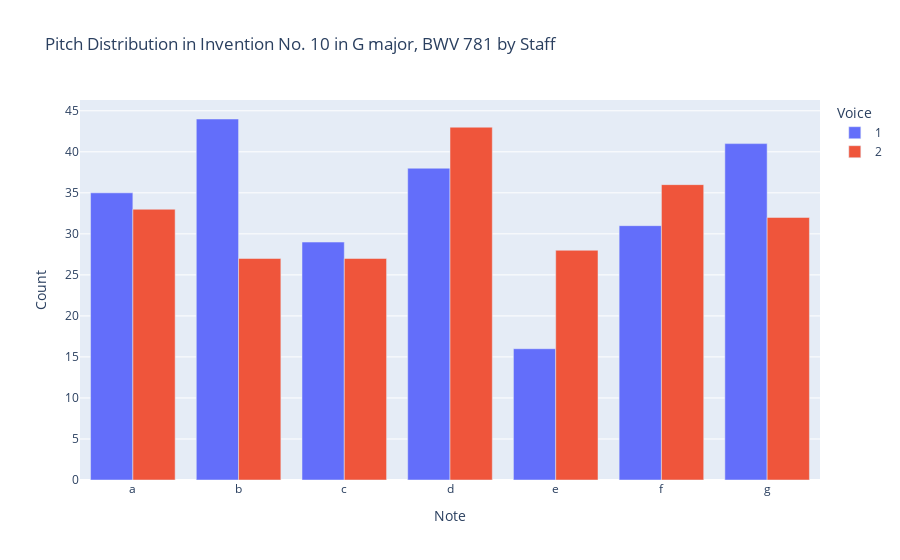

The cell this chart's notebook holds for it:
### Markdown cell above
### 5G. A Chart of the Two Staves

```python
# A bar chart of the notes per staff:
fig = px.bar(df_melt, 
             x='Note', 
             y='Voice', 
title="Pitch Distribution in " + soup.title.text.strip() + " by Staff")
fig.update_xaxes(title_text="Note")
fig.update_yaxes(title_text="Count")
fig.show()
```

### Code cell
# A bar chart of the notes per staff:
fig = px.bar(df_melt, 
             x='Note', 
             y='Count',
             color='Voice',
             barmode='group',
            title="Pitch Distribution in " + soup.title.text.strip() + " by Staff")
fig.update_xaxes(title_text="Note")
fig.update_yaxes(title_text="Count")
fig.show()

### Figure 1 — Plotly figure (JSON) as saved in the notebook; plotly's stock layout.template omitted (floating-point values rounded to 4 significant figures)
{"data": [{"alignmentgroup": "True", "hovertemplate": "Voice=1<br>Note=%{x}<br>Count=%{y}<extra></extra>", "legendgroup": "1", "marker": {"color": "#636efa", "pattern": {"shape": ""}}, "name": "1", "offsetgroup": "1", "orientation": "v", "showlegend": true, "textposition": "auto", "type": "bar", "x": ["a", "b", "c", "d", "e", "f", "g"], "xaxis": "x", "y": [35, 44, 29, 38, 16, 31, 41], "yaxis": "y"}, {"alignmentgroup": "True", "hovertemplate": "Voice=2<br>Note=%{x}<br>Count=%{y}<extra></extra>", "legendgroup": "2", "marker": {"color": "#EF553B", "pattern": {"shape": ""}}, "name": "2", "offsetgroup": "2", "orientation": "v", "showlegend": true, "textposition": "auto", "type": "bar", "x": ["a", "b", "c", "d", "e", "f", "g"], "xaxis": "x", "y": [33, 27, 27, 43, 28, 36, 32], "yaxis": "y"}], "layout": {"autosize": true, "barmode": "group", "legend": {"title": {"text": "Voice"}, "tracegroupgap": 0}, "title": {"text": "Pitch Distribution in Invention No. 10 in G major, BWV 781 by Staff"}, "xaxis": {"anchor": "y", "autorange": true, "domain": [0, 1], "range": [-0.5, 6.5], "title": {"text": "Note"}, "type": "category"}, "yaxis": {"anchor": "x", "autorange": true, "domain": [0, 1], "range": [0, 46.32], "title": {"text": "Count"}, "type": "linear"}}}
